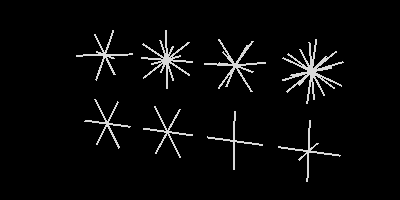

Reproduce this figure in Python.
#!/usr/bin/env python

# Display pre-defined vtkSphericalPointIterator axes sets: XY_CW, XY_CCW,
# XY_SQUARE, CUBE, OCTAHEDRON, CUBE_OCTAHEDRON, DODECAHEDRON, ICOSAHEDRON.

# Factory overrides
import vtkmodules.vtkInteractionStyle  # noqa: F401
import vtkmodules.vtkRenderingOpenGL2  # noqa: F401

from vtkmodules.vtkCommonDataModel import (
    vtkPolyData,
    vtkSphericalPointIterator,
)
from vtkmodules.vtkFiltersSources import vtkPointSource
from vtkmodules.vtkRenderingCore import (
    vtkActor,
    vtkPolyDataMapper,
    vtkRenderWindow,
    vtkRenderWindowInteractor,
    vtkRenderer,
)

# Generate a random point cloud as placeholder
ps = vtkPointSource()
ps.SetNumberOfPoints(100)
ps.SetCenter(0, 0, 0)
ps.SetRadius(10)
ps.Update()

# XY_CW_AXES (0)
XY_CW_AXES = 0
pd_0 = vtkPolyData()
piter_0 = vtkSphericalPointIterator()
piter_0.SetDataSet(ps.GetOutput())
piter_0.SetAxes(XY_CW_AXES, 6)
piter_0.SetSortTypeToNone()
piter_0.Initialize([0, 0, 0])
piter_0.BuildRepresentation(pd_0)

mapper_0 = vtkPolyDataMapper()
mapper_0.SetInputData(pd_0)

actor_0 = vtkActor()
actor_0.SetMapper(mapper_0)
actor_0.GetProperty().SetColor(0.85, 0.85, 0.85)
actor_0.GetProperty().SetLineWidth(2)

# XY_CCW_AXES (1)
XY_CCW_AXES = 1
pd_1 = vtkPolyData()
piter_1 = vtkSphericalPointIterator()
piter_1.SetDataSet(ps.GetOutput())
piter_1.SetAxes(XY_CCW_AXES, 6)
piter_1.SetSortTypeToNone()
piter_1.Initialize([2.5, 0, 0])
piter_1.BuildRepresentation(pd_1)

mapper_1 = vtkPolyDataMapper()
mapper_1.SetInputData(pd_1)

actor_1 = vtkActor()
actor_1.SetMapper(mapper_1)
actor_1.GetProperty().SetColor(0.85, 0.85, 0.85)
actor_1.GetProperty().SetLineWidth(2)

# XY_SQUARE_AXES (2)
XY_SQUARE_AXES = 2
pd_2 = vtkPolyData()
piter_2 = vtkSphericalPointIterator()
piter_2.SetDataSet(ps.GetOutput())
piter_2.SetAxes(XY_SQUARE_AXES)
piter_2.SetSortTypeToNone()
piter_2.Initialize([5, 0, 0])
piter_2.BuildRepresentation(pd_2)

mapper_2 = vtkPolyDataMapper()
mapper_2.SetInputData(pd_2)

actor_2 = vtkActor()
actor_2.SetMapper(mapper_2)
actor_2.GetProperty().SetColor(0.85, 0.85, 0.85)
actor_2.GetProperty().SetLineWidth(2)

# CUBE_AXES (3)
CUBE_AXES = 3
pd_3 = vtkPolyData()
piter_3 = vtkSphericalPointIterator()
piter_3.SetDataSet(ps.GetOutput())
piter_3.SetAxes(CUBE_AXES)
piter_3.SetSortTypeToNone()
piter_3.Initialize([7.5, 0, 0])
piter_3.BuildRepresentation(pd_3)

mapper_3 = vtkPolyDataMapper()
mapper_3.SetInputData(pd_3)

actor_3 = vtkActor()
actor_3.SetMapper(mapper_3)
actor_3.GetProperty().SetColor(0.85, 0.85, 0.85)
actor_3.GetProperty().SetLineWidth(2)

# OCTAHEDRON_AXES (4)
OCTAHEDRON_AXES = 4
pd_4 = vtkPolyData()
piter_4 = vtkSphericalPointIterator()
piter_4.SetDataSet(ps.GetOutput())
piter_4.SetAxes(OCTAHEDRON_AXES)
piter_4.SetSortTypeToNone()
piter_4.Initialize([0, 2.5, 0])
piter_4.BuildRepresentation(pd_4)

mapper_4 = vtkPolyDataMapper()
mapper_4.SetInputData(pd_4)

actor_4 = vtkActor()
actor_4.SetMapper(mapper_4)
actor_4.GetProperty().SetColor(0.85, 0.85, 0.85)
actor_4.GetProperty().SetLineWidth(2)

# CUBE_OCTAHEDRON_AXES (5)
CUBE_OCTAHEDRON_AXES = 5
pd_5 = vtkPolyData()
piter_5 = vtkSphericalPointIterator()
piter_5.SetDataSet(ps.GetOutput())
piter_5.SetAxes(CUBE_OCTAHEDRON_AXES)
piter_5.SetSortTypeToNone()
piter_5.Initialize([2.5, 2.5, 0])
piter_5.BuildRepresentation(pd_5)

mapper_5 = vtkPolyDataMapper()
mapper_5.SetInputData(pd_5)

actor_5 = vtkActor()
actor_5.SetMapper(mapper_5)
actor_5.GetProperty().SetColor(0.85, 0.85, 0.85)
actor_5.GetProperty().SetLineWidth(2)

# DODECAHEDRON_AXES (6)
DODECAHEDRON_AXES = 6
pd_6 = vtkPolyData()
piter_6 = vtkSphericalPointIterator()
piter_6.SetDataSet(ps.GetOutput())
piter_6.SetAxes(DODECAHEDRON_AXES)
piter_6.SetSortTypeToNone()
piter_6.Initialize([5, 2.5, 0])
piter_6.BuildRepresentation(pd_6)

mapper_6 = vtkPolyDataMapper()
mapper_6.SetInputData(pd_6)

actor_6 = vtkActor()
actor_6.SetMapper(mapper_6)
actor_6.GetProperty().SetColor(0.85, 0.85, 0.85)
actor_6.GetProperty().SetLineWidth(2)

# ICOSAHEDRON_AXES (7)
ICOSAHEDRON_AXES = 7
pd_7 = vtkPolyData()
piter_7 = vtkSphericalPointIterator()
piter_7.SetDataSet(ps.GetOutput())
piter_7.SetAxes(ICOSAHEDRON_AXES)
piter_7.SetSortTypeToNone()
piter_7.Initialize([7.5, 2.5, 0])
piter_7.BuildRepresentation(pd_7)

mapper_7 = vtkPolyDataMapper()
mapper_7.SetInputData(pd_7)

actor_7 = vtkActor()
actor_7.SetMapper(mapper_7)
actor_7.GetProperty().SetColor(0.85, 0.85, 0.85)
actor_7.GetProperty().SetLineWidth(2)

# Renderer
renderer = vtkRenderer()
renderer.AddActor(actor_0)
renderer.AddActor(actor_1)
renderer.AddActor(actor_2)
renderer.AddActor(actor_3)
renderer.AddActor(actor_4)
renderer.AddActor(actor_5)
renderer.AddActor(actor_6)
renderer.AddActor(actor_7)

# Window
render_window = vtkRenderWindow()
render_window.AddRenderer(renderer)
render_window.SetSize(400, 200)
render_window.SetWindowName("spherical iterator sets")

# Interactor
interactor = vtkRenderWindowInteractor()
interactor.SetRenderWindow(render_window)

# Scene
renderer.GetActiveCamera().SetFocalPoint(1.25, 3.75, 0)
renderer.GetActiveCamera().SetPosition(1.45, 3.85, 0.4)
renderer.ResetCamera()
renderer.GetActiveCamera().Zoom(1.65)

interactor.Initialize()
interactor.Start()
